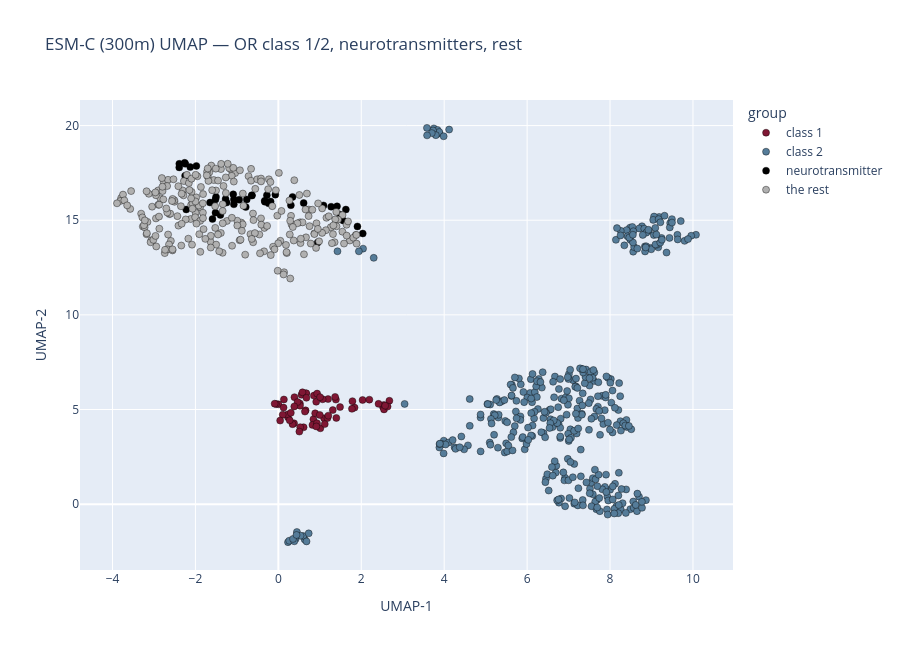

Notebook cell for this chart:
### Markdown cell above
### interactive (plotly)

### Code cell
import plotly.express as px

fig = px.scatter(
    plot_df, x="UMAP-1", y="UMAP-2",
    color="color_group",
    category_orders={"color_group": group_order},
    color_discrete_map=palette,
    hover_name="uniprot",
    hover_data={"color_group": True, "L": True,
                "UMAP-1": ":.2f", "UMAP-2": ":.2f"},
    title="ESM-C (300m) UMAP — OR class 1/2, neurotransmitters, rest",
    width=900, height=650,
)
fig.update_traces(marker=dict(size=7, line=dict(width=0.4, color="black")))
fig.update_layout(legend_title_text="group")

html_path = FIG_DIR / "gpcr_pf00001_esmc300m_umap_ORclass.html"
fig.write_html(str(html_path))
print("saved:", html_path)
fig.show()

### Figure 1 — Plotly figure (JSON) as saved in the notebook; plotly's stock layout.template omitted (floating-point values rounded to 4 significant figures; data arrays with more than 128 entries replaced by an {"elided": "..."} marker saying what was removed)
{"data": [{"customdata": [["class 1", 312], ["class 1", 319], ["class 1", 304], ["class 1", 298], ["class 1", 313], ["class 1", 320], ["class 1", 313], ["class 1", 335], ["class 1", 315], ["class 1", 324], ["class 1", 318], ["class 1", 319], ["class 1", 329], ["class 1", 313], ["class 1", 312], ["class 1", 321], ["class 1", 322], ["class 1", 321], ["class 1", 324], ["class 1", 314], ["class 1", 308], ["class 1", 325], ["class 1", 315], ["class 1", 313], ["class 1", 313], ["class 1", 323], ["class 1", 327], ["class 1", 314], ["class 1", 321], ["class 1", 314], ["class 1", 314], ["class 1", 314], ["class 1", 317], ["class 1", 324], ["class 1", 320], ["class 1", 315], ["class 1", 327], ["class 1", 324], ["class 1", 321], ["class 1", 317], ["class 1", 311], ["class 1", 342], ["class 1", 302], ["class 1", 312], ["class 1", 350], ["class 1", 319], ["class 1", 318], ["class 1", 323], ["class 1", 313], ["class 1", 320], ["class 1", 316], ["class 1", 321], ["class 1", 312], ["class 1", 312], ["class 1", 326], ["class 1", 316], ["class 1", 314], ["class 1", 312], ["class 1", 318], ["class 1", 312], ["class 1", 310], ["class 1", 312]], "hovertemplate": "<b>%{hovertext}</b><br><br>color_group=%{customdata[0]}<br>UMAP-1=%{x:.2f}<br>UMAP-2=%{y:.2f}<br>L=%{customdata[1]}<extra></extra>", "hovertext": ["A0A3B3IT45", "A6NGY5", "A6NMU1", "P0C646", "P0C7T3", "Q6IF63", "Q6IFG1", "Q8NGF0", "Q8NGF1", "Q8NGF3", "Q8NGH5", "Q8NGH6", "Q8NGH7", "Q8NGH8", "Q8NGH9", "Q8NGI0", "Q8NGI1", "Q8NGI2", "Q8NGI3", "Q8NGJ2", "Q8NGJ3", "Q8NGJ4", "Q8NGJ5", "Q8NGJ6", "Q8NGJ7", "Q8NGJ8", "Q8NGJ9", "Q8NGK0", "Q8NGK1", "Q8NGK2", "Q8NGK3", "Q8NGK4", "Q8NGK5", "Q8NGK6", "Q8NH53", "Q8NH54", "Q8NH55", "Q8NH56", "Q8NH57", "Q8NH59", "Q8NH60", "Q8NH61", "Q8NH63", "Q8NH64", "Q8NH67", "Q8NH76", "Q8TCB6", "Q96RD2", "Q96RD3", "Q9H255", "Q9H2C5", "Q9H2C8", "Q9H339", "Q9H340", "Q9H341", "Q9H342", "Q9H343", "Q9H344", "Q9H346", "Q9UKL2", "Q9Y5P0", "Q9Y5P1"], "legendgroup": "class 1", "marker": {"color": "#7f1734", "line": {"color": "black", "width": 0.4}, "size": 7, "symbol": "circle"}, "mode": "markers", "name": "class 1", "orientation": "v", "showlegend": true, "type": "scatter", "x": [0.9132, 1.199, 2.032, 1.013, 2.522, 1.313, 0.379, 1.398, 0.2328, 0.5191, 2.545, 0.6575, 0.6416, 2.548, 0.6096, 0.8462, 2.678, 1.103, 2.417, 0.823, 0.5273, 0.5068, 0.001802, 0.3881, 0.6662, 1.838, 1.787, -0.0558, 0.1334, 1.185, 0.2211, 0.1055, 0.5223, 1.488, 0.9324, 2.634, 1.12, 1.206, 0.3011, 0.4631, 0.3423, 1.068, 1.388, 0.5584, 1.775, 2.576, 0.1255, 0.2739, 0.9165, 0.3844, 0.8883, 0.6722, 0.582, 0.8565, 0.9352, 2.195, 0.6774, -0.08867, 0.04346, 0.999, 1.369, 1.007], "xaxis": "x", "y": [5.41, 5.551, 5.501, 4.006, 5.148, 4.969, 4.269, 4.554, 4.586, 5.32, 5.236, 4.954, 4.89, 5.006, 4.063, 4.491, 5.463, 4.54, 5.298, 4.185, 4.067, 3.832, 5.273, 5.651, 5.847, 5.1, 5.44, 5.29, 5.53, 4.545, 4.733, 4.722, 5.198, 5.129, 4.273, 5.156, 4.23, 4.676, 4.823, 5.393, 4.225, 5.54, 5.524, 5.776, 5.035, 5.202, 5.101, 4.429, 4.105, 5.161, 4.802, 5.86, 5.909, 5.733, 5.841, 5.52, 5.618, 5.308, 4.415, 4.713, 5.666, 5.652], "yaxis": "y"}, {"customdata": {"elided": "372x2 mixed values"}, "hovertemplate": "<b>%{hovertext}</b><br><br>color_group=%{customdata[0]}<br>UMAP-1=%{x:.2f}<br>UMAP-2=%{y:.2f}<br>L=%{customdata[1]}<extra></extra>", "hovertext": {"elided": "372 str values"}, "legendgroup": "class 2", "marker": {"color": "#557c99", "line": {"color": "black", "width": 0.4}, "size": 7, "symbol": "circle"}, "mode": "markers", "name": "class 2", "orientation": "v", "showlegend": true, "type": "scatter", "x": {"elided": "372 float values"}, "xaxis": "x", "y": {"elided": "372 float values"}, "yaxis": "y"}, {"customdata": [["neurotransmitter", 337], ["neurotransmitter", 413], ["neurotransmitter", 466], ["neurotransmitter", 479], ["neurotransmitter", 477], ["neurotransmitter", 422], ["neurotransmitter", 532], ["neurotransmitter", 465], ["neurotransmitter", 460], ["neurotransmitter", 408], ["neurotransmitter", 443], ["neurotransmitter", 450], ["neurotransmitter", 462], ["neurotransmitter", 590], ["neurotransmitter", 446], ["neurotransmitter", 419], ["neurotransmitter", 477], ["neurotransmitter", 359], ["neurotransmitter", 572], ["neurotransmitter", 377], ["neurotransmitter", 390], ["neurotransmitter", 471], ["neurotransmitter", 458], ["neurotransmitter", 365], ["neurotransmitter", 366], ["neurotransmitter", 479], ["neurotransmitter", 466], ["neurotransmitter", 487], ["neurotransmitter", 520], ["neurotransmitter", 400], ["neurotransmitter", 481], ["neurotransmitter", 357], ["neurotransmitter", 440], ["neurotransmitter", 388], ["neurotransmitter", 342], ["neurotransmitter", 345], ["neurotransmitter", 348], ["neurotransmitter", 339], ["neurotransmitter", 390], ["neurotransmitter", 343], ["neurotransmitter", 351], ["neurotransmitter", 445]], "hovertemplate": "<b>%{hovertext}</b><br><br>color_group=%{customdata[0]}<br>UMAP-1=%{x:.2f}<br>UMAP-2=%{y:.2f}<br>L=%{customdata[1]}<extra></extra>", "hovertext": ["O14804", "P07550", "P08172", "P08173", "P08588", "P08908", "P08912", "P08913", "P11229", "P13945", "P14416", "P18089", "P18825", "P20309", "P21728", "P21917", "P21918", "P25021", "P25100", "P28221", "P28222", "P28223", "P28335", "P28566", "P30939", "P34969", "P35348", "P35367", "P35368", "P35462", "P41595", "P47898", "P50406", "Q13639", "Q969N4", "Q96RI8", "Q96RI9", "Q96RJ0", "Q9H3N8", "Q9P1P4", "Q9P1P5", "Q9Y5N1"], "legendgroup": "neurotransmitter", "marker": {"color": "#000000", "line": {"color": "black", "width": 0.4}, "size": 7, "symbol": "circle"}, "mode": "markers", "name": "neurotransmitter", "orientation": "v", "showlegend": true, "type": "scatter", "x": [-1.977, -0.6373, -0.6396, -0.2344, 1.562, -0.1858, -0.7861, 1.273, 0.6105, 2.036, -0.07284, 1.089, 1.628, -1.073, -0.2768, 1.907, -0.3251, -1.248, 1.493, -0.9446, -0.7613, -1.073, -1.273, -1.516, -1.504, -1.398, -0.3285, -1.589, 0.3026, 0.342, -1.648, -1.516, 0.9488, -1.088, -2.125, -2.245, -2.389, -2.259, -2.222, -2.249, -2.391, 1.416], "xaxis": "x", "y": [17.87, 16.3, 16.32, 15.89, 14.99, 15.99, 15.7, 15.71, 15.91, 14.3, 16.35, 15.78, 15.57, 15.84, 16.32, 14.67, 15.97, 15.93, 15.29, 16.08, 16.1, 16.09, 16.12, 16.1, 16.23, 15.28, 16.03, 15.06, 15.79, 16.23, 15.93, 15.4, 13.82, 16.37, 17.81, 17.98, 17.98, 18.03, 15.57, 17.35, 17.79, 15.73], "yaxis": "y"}, {"customdata": {"elided": "246x2 mixed values"}, "hovertemplate": "<b>%{hovertext}</b><br><br>color_group=%{customdata[0]}<br>UMAP-1=%{x:.2f}<br>UMAP-2=%{y:.2f}<br>L=%{customdata[1]}<extra></extra>", "hovertext": {"elided": "246 str values"}, "legendgroup": "the rest", "marker": {"color": "#B0B0B0", "line": {"color": "black", "width": 0.4}, "size": 7, "symbol": "circle"}, "mode": "markers", "name": "the rest", "orientation": "v", "showlegend": true, "type": "scatter", "x": {"elided": "246 float values"}, "xaxis": "x", "y": {"elided": "246 float values"}, "yaxis": "y"}], "layout": {"height": 650, "legend": {"title": {"text": "group"}, "tracegroupgap": 0}, "title": {"text": "ESM-C (300m) UMAP — OR class 1/2, neurotransmitters, rest"}, "width": 900, "xaxis": {"anchor": "y", "domain": [0, 1], "title": {"text": "UMAP-1"}}, "yaxis": {"anchor": "x", "domain": [0, 1], "title": {"text": "UMAP-2"}}}}
